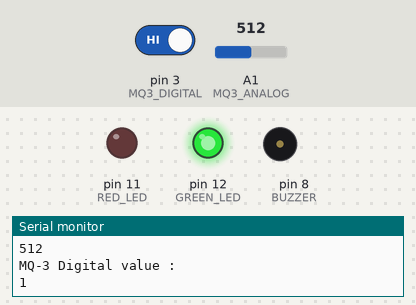
Recording of a sketch running on a simulated Arduino Uno, built with avr-gcc and run on an emulated ATmega328P. On the bench: output pins drawn as LEDs (lit = HIGH), buzzer (waves = sounding, pin HIGH), the last lines printed to the serial monitor. The inputs (shaded band) are chosen by the test bench; at power-on: pin 3 (MQ3_DIGITAL) HIGH, A1 (MQ3_ANALOG) = 512.

Above: at 1.3 s.
1.4 s: pin 3 (MQ3_DIGITAL) driven LOW
At 2.0 s:
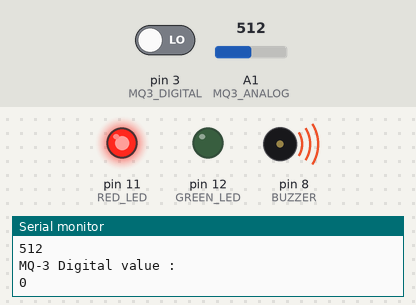
3.0 s: pin 3 (MQ3_DIGITAL) driven HIGH
At 4.4 s:
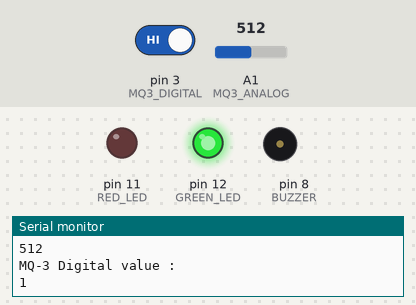
Timing chart, 0 to 6.0 s (numbered marks = the images above; inputs shaded):
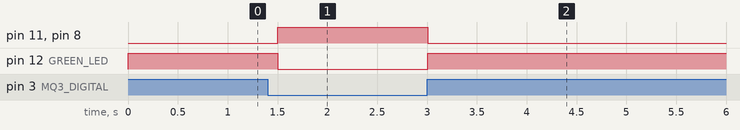

The sketch:

Alcohol-Detector-With-Arduino.ino
```cpp
/*MQ-3 sensor with Arduino.
  Included BUZZER and LED
  Cut off - 350 parts per million
  Adjusted the POT -such a way that D/O - LOW around 350 parts per million
*/

#define MQ3_DIGITAL 3
#define RED_LED 11
#define GREEN_LED 12
#define BUZZER 8
#define MQ3_ANALOG A1

void setup() {
  pinMode(MQ3_DIGITAL, INPUT);
  pinMode(RED_LED, OUTPUT);
  pinMode(GREEN_LED, OUTPUT);
  pinMode(BUZZER, OUTPUT);
  Serial.begin(9600);
}
void loop() {
  bool mq3_digital = digitalRead(MQ3_DIGITAL);
  int mq3_analog = analogRead(MQ3_ANALOG);

  Serial.println("MQ-3 Analog value : ");
  Serial.println(mq3_analog);

  Serial.println("MQ-3 Digital value :");
  Serial.println(mq3_digital);

  if (mq3_analog >= 350 &&  mq3_digital == LOW ) {
    digitalWrite(RED_LED, HIGH);
    digitalWrite(GREEN_LED,LOW);
    digitalWrite(BUZZER, HIGH);
  } else {
    digitalWrite(RED_LED, LOW);
    digitalWrite(GREEN_LED,HIGH);
    digitalWrite(BUZZER, LOW);
  }
  delay(500);
}
```

Measured:
- after the input at 1.4 s, pin 11 (RED_LED), pin 8 (BUZZER): LOW → HIGH after 0.10 s; pin 12 (GREEN_LED): HIGH → LOW after 0.10 s
- after the input at 3.0 s, pin 11 (RED_LED), pin 8 (BUZZER): HIGH → LOW at once; pin 12 (GREEN_LED): LOW → HIGH at once
